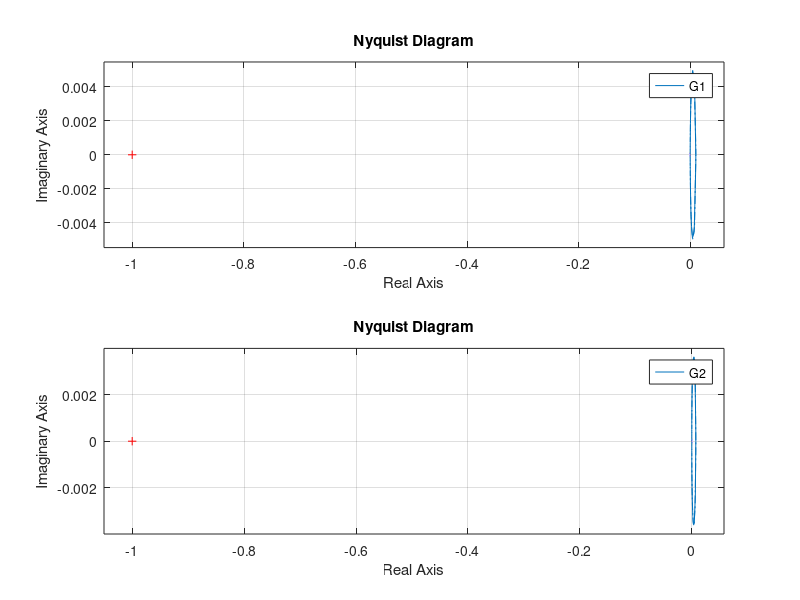

Here is the MATLAB script that generated this plot:
%%% Matlab Berechnungen 
% Nominelle Bauteilwerte 
R=100; 
L=10e-3; 
C=1.5e-9; 
%--------------------------------------------------------------- 
%%% Tatsaechliche Bauteilwerte 
R_ = 137.5; 
L_ = 9.819e-3; 
C_ = 1.519e-9; 
%--------------------------------------------------------------- 
s = tf('s'); 
Z1 = R + 1/(s*C) + s*L; 
Z2 = R_ + 1/(s*C_) + s*L_; 

G1 = 1/Z1; 
G2 = 1/Z2; 

subplot(2,1,1); 
nyquist(G1) 
grid on; 
subplot(2,1,2); 
nyquist(G2) 
grid on; 